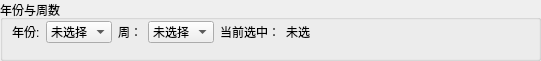
    <widget class="QGroupBox" name="groupBox_7">
     <property name="geometry">
      <rect>
       <x>530</x>
       <y>50</y>
       <width>541</width>
       <height>61</height>
      </rect>
     </property>
     <property name="title">
      <string>年份与周数</string>
     </property>
     <widget class="QWidget" name="layoutWidget_10">
      <property name="geometry">
       <rect>
        <x>12</x>
        <y>21</y>
        <width>511</width>
        <height>23</height>
       </rect>
      </property>
      <layout class="QGridLayout" name="gridLayout_12" columnstretch="0,0,0,0,0,0,1">
       <item row="0" column="2">
        <widget class="QLabel" name="label_15">
         <property name="text">
          <string>周：</string>
         </property>
        </widget>
       </item>
       <item row="0" column="1">
        <widget class="QComboBox" name="cb_year_2">
         <item>
          <property name="text">
           <string>未选择</string>
          </property>
         </item>
        </widget>
       </item>
       <item row="0" column="0">
        <widget class="QLabel" name="label_16">
         <property name="text">
          <string>年份:</string>
         </property>
        </widget>
       </item>
       <item row="0" column="3">
        <widget class="QComboBox" name="cb_week_2">
         <item>
          <property name="text">
           <string>未选择</string>
          </property>
         </item>
         <item>
          <property name="text">
           <string>1</string>
          </property>
         </item>
         <item>
          <property name="text">
           <string>2</string>
          </property>
         </item>
         <item>
          <property name="text">
           <string>3</string>
          </property>
         </item>
         <item>
          <property name="text">
           <string>4</string>
          </property>
         </item>
         <item>
          <property name="text">
           <string>5</string>
          </property>
         </item>
         <item>
          <property name="text">
           <string>6</string>
          </property>
         </item>
         <item>
          <property name="text">
           <string>7</string>
          </property>
         </item>
         <item>
          <property name="text">
           <string>8</string>
          </property>
         </item>
         <item>
          <property name="text">
           <string>9</string>
          </property>
         </item>
         <item>
          <property name="text">
           <string>10</string>
          </property>
         </item>
         <item>
          <property name="text">
           <string>11</string>
          </property>
         </item>
         <item>
          <property name="text">
           <string>12</string>
          </property>
         </item>
         <item>
          <property name="text">
           <string>13</string>
          </property>
         </item>
         <item>
          <property name="text">
           <string>14</string>
          </property>
         </item>
         <item>
          <property name="text">
           <string>15</string>
          </property>
         </item>
         <item>
          <property name="text">
           <string>16</string>
          </property>
         </item>
         <item>
          <property name="text">
           <string>17</string>
          </property>
         </item>
         <item>
          <property name="text">
           <string>18</string>
          </property>
         </item>
         <item>
          <property name="text">
           <string>19</string>
          </property>
         </item>
         <item>
          <property name="text">
           <string>20</string>
          </property>
         </item>
         <item>
          <property name="text">
           <string>21</string>
          </property>
         </item>
         <item>
          <property name="text">
           <string>22</string>
          </property>
         </item>
         <item>
          <property name="text">
           <string>23</string>
          </property>
         </item>
         <item>
          <property name="text">
           <string>24</string>
          </property>
         </item>
         <item>
          <property name="text">
           <string>25</string>
          </property>
         </item>
         <item>
          <property name="text">
           <string>26</string>
          </property>
         </item>
         <item>
          <property name="text">
           <string>27</string>
          </property>
         </item>
         <item>
          <property name="text">
           <string>28</string>
          </property>
         </item>
         <item>
          <property name="text">
           <string>29</string>
          </property>
         </item>
         <item>
          <property name="text">
           <string>30</string>
          </property>
         </item>
         <item>
          <property name="text">
           <string>31</string>
          </property>
         </item>
         <item>
          <property name="text">
           <string>32</string>
          </property>
         </item>
         <item>
          <property name="text">
           <string>33</string>
          </property>
         </item>
         <item>
          <property name="text">
           <string>34</string>
          </property>
         </item>
         <item>
          <property name="text">
           <string>35</string>
          </property>
         </item>
         <item>
          <property name="text">
           <string>36</string>
          </property>
         </item>
         <item>
          <property name="text">
           <string>37</string>
          </property>
         </item>
         <item>
          <property name="text">
           <string>38</string>
          </property>
         </item>
         <item>
          <property name="text">
           <string>39</string>
          </property>
         </item>
         <item>
          <property name="text">
           <string>40</string>
          </property>
         </item>
         <item>
          <property name="text">
           <string>41</string>
          </property>
         </item>
         <item>
          <property name="text">
           <string>42</string>
          </property>
         </item>
         <item>
          <property name="text">
           <string>43</string>
          </property>
         </item>
         <item>
          <property name="text">
           <string>44</string>
          </property>
         </item>
         <item>
          <property name="text">
           <string>45</string>
          </property>
         </item>
         <item>
          <property name="text">
           <string>46</string>
          </property>
         </item>
         <item>
          <property name="text">
           <string>47</string>
          </property>
         </item>
         <item>
          <property name="text">
           <string>48</string>
          </property>
         </item>
         <item>
          <property name="text">
           <string>49</string>
          </property>
         </item>
         <item>
          <property name="text">
           <string>50</string>
          </property>
         </item>
         <item>
          <property name="text">
           <string>51</string>
          </property>
         </item>
         <item>
          <property name="text">
           <string>52</string>
          </property>
         </item>
         <item>
          <property name="text">
           <string>53</string>
          </property>
         </item>
        </widget>
       </item>
       <item row="0" column="4">
        <widget class="QLabel" name="label_17">
         <property name="text">
          <string>当前选中：</string>
         </property>
        </widget>
       </item>
       <item row="0" column="5" colspan="2">
        <widget class="QLabel" name="lb_status_2">
         <property name="text">
          <string>未选</string>
         </property>
        </widget>
       </item>
      </layout>
     </widget>
    </widget>
